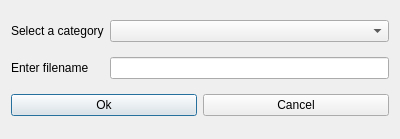
<?xml version="1.0" encoding="UTF-8"?>
<ui version="4.0">
 <class>AddProgramDialog</class>
 <widget class="QDialog" name="AddProgramDialog">
  <property name="geometry">
   <rect>
    <x>0</x>
    <y>0</y>
    <width>400</width>
    <height>139</height>
   </rect>
  </property>
  <property name="windowTitle">
   <string>Dialog</string>
  </property>
  <layout class="QGridLayout" name="gridLayout">
   <item row="0" column="1">
    <widget class="QComboBox" name="categoryComboBox"/>
   </item>
   <item row="1" column="0">
    <widget class="QLabel" name="filenameCategory">
     <property name="text">
      <string>Enter filename</string>
     </property>
    </widget>
   </item>
   <item row="0" column="0">
    <widget class="QLabel" name="categoryLabel">
     <property name="text">
      <string>Select a category</string>
     </property>
    </widget>
   </item>
   <item row="1" column="1">
    <widget class="QLineEdit" name="filenameLineEdit"/>
   </item>
   <item row="2" column="0" colspan="2">
    <layout class="QHBoxLayout" name="horizontalLayout">
     <item>
      <widget class="QPushButton" name="okPushButton">
       <property name="text">
        <string>Ok</string>
       </property>
       <property name="checkable">
        <bool>false</bool>
       </property>
      </widget>
     </item>
     <item>
      <widget class="QPushButton" name="cancelPushButton">
       <property name="text">
        <string>Cancel</string>
       </property>
      </widget>
     </item>
    </layout>
   </item>
  </layout>
 </widget>
 <resources/>
 <connections/>
</ui>
